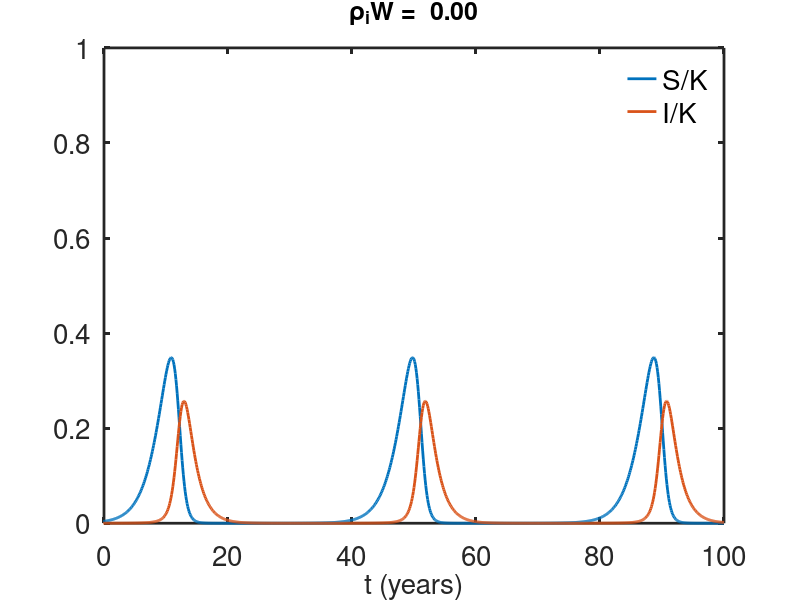
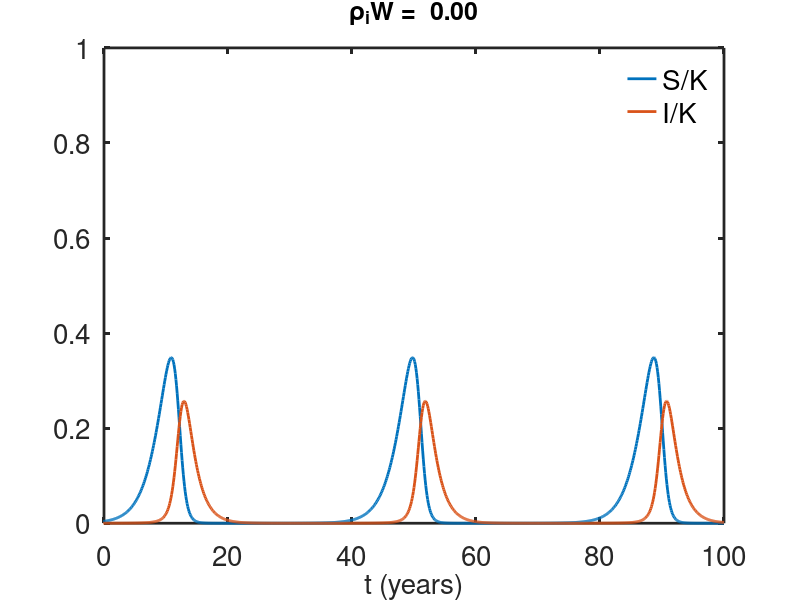
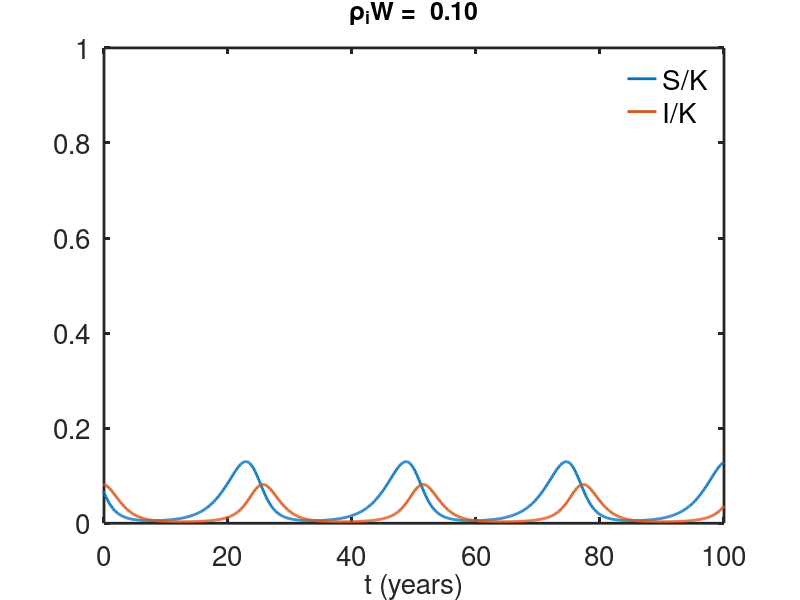
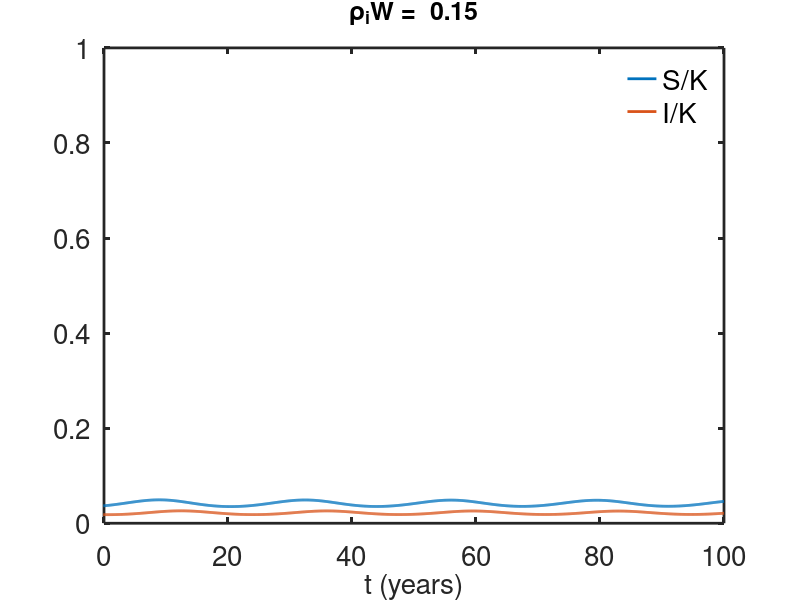

Write the MATLAB code that produced these figures, in order.
% chronic wasting disease ode model 
%figures 1 and 3 in "The effect of predation on the dynamics of
%Chronic Wasting Disease in deer" 
%updated so eps is eps1, as it is safer in MATLAB. 
function  desolver
clear all; clc; close all; 
global game gami K eps1  mue mui  rhosW rhoiW  r rhofac gam xiW xifac tend Wmx

set(0,                           ...
   'defaultaxesfontsize', 20,   ...
   'defaultaxeslinewidth', 2.0, ...
   'defaultlinelinewidth', 2.0, ...
   'defaultpatchlinewidth', 1.7);

% using new notation and new model with SI term
 formatSpecF = '%6.2f\n';
 % specify parameters
 d = 0.1;
 b = 0.6;
 r=b-d;
 
 mui = 0.6;
  
 mue=0.2;
 game = 1;  %wlog
 gami = 0.1;
  
 eps1 = 0.1 ;
  rhofac = 0.5;
 xifac=0; 
 
  K = 30;
   gam = eps1*game+gami*mue;
 % the list of rho_iW values
plist = [0,0,0.1,0.15, 0.5 ];
 
 figure(10)
 plot(K*ones(length(plist),1),plist,'*')
 hold on

for j = 1:length(plist)
    rhoiW = plist(j);   
    rhosW = rhoiW*rhofac;
    xiW = xifac*rhoiW;


 %specify the output points
t_start = -1500;
tstep = 0.1;
t_end = 100;
tend=t_end;
tspan = [t_start:tstep:t_end];

s0 = [K;0.01;0];  %  format s0 = [U;V;...] as a column vector
% integrate the ode's
[T,S] = ode23s(@deRHS,tspan, s0, odeset('maxstep',1));  
X = S(:,1);
Y = S(:,2);
E = S(:,3);
 % plot the time course of the solution  
figure(j)
plot(T,X/K,T,Y/K  , 'linewidth',2)
legend('boxoff')
legend('S/K','I/K','fontsize',20)
 xlabel('t (years)','fontsize',20)
  axis([0 tend 0 1])
  title( strcat('\rho_iW = ',sprintf(formatSpecF,rhoiW)),'fontsize',18)
  hold on

  % plot the I-S phase portrait of the solution
  figure(4+j)
plot( X/K, Y/K , 'linewidth',2)
%legend('S/K','I/K','E','fontsize',20)
 xlabel('S/K','fontsize',20)
 ylabel('I/K')
  title( strcat('\rho_iW = ',sprintf(formatSpecF,rhoiW)),'fontsize',18)
  
end
 
 %the bifurcation diagram
 
% the endemic curve
 
   rhoiW = 0:0.01:0.99;
   rhosW =  rhoiW*rhofac;
   xiW = xifac*rhoiW;
  
  Kt = r*mue*( mui  +  rhoiW)./( eps1.*(1+xiW)*game.*(r - rhosW) + gami*mue*r -  gami*mue*rhosW);
  
  figure(10)
plot( Kt, rhoiW , Kt,  r*ones(length(K),1)/rhofac)
hold on
 
 
xlabel('K')
ylabel('\rho_iW')
text(60,0.1,'III','fontsize',18)
text(60,0.5,'II','fontsize',18)

text(10, 0.9 ,'I','fontsize',18)

text(10,1.2,'IV','fontsize',18)
   %the Hopf bifurcation curve
  
  [kp,rhoiW] = meshgrid(0:.25:150,0:.01:1);
   
  Hc=Hpf(kp,rhoiW);
 
 figure(10)
 contour(kp,rhoiW,Hc,[0,0] ,'linewidth',2)
 
  axis([0 100 0 1]) 
 
hold off
 
end

%the right hand side for ode simulation:
function s_prime=deRHS(t,s)
global game gami K eps1  mue mui  rhosW rhoiW  r xiW
S = s(1);
II = s(2);
E = s(3);
 
fS= r*S*(1- (S+II)/K)-game*S*E -gami*S*II -rhosW*S;
                
fII=game*S*E+ gami*S*II -mui*II-rhoiW*II;
                  
fE=eps1*(1+xiW)*II-mue*E;

 s_prime = [fS,fII, fE]'  ;
end

% the Hopf bifurcation curve
function out = Hpf(K,rhoiW)
global  game gami  eps1  mue mui r rhofac xifac 
 rhosW=rhoiW*rhofac;
 xiW = xifac*rhoiW;
    gam = eps1*(1+xiW)*game+gami*mue;
 M = rhoiW+mui;
   beta = (M.*(3*mue+r - rhosW) + M.^2 +  mue^2);
  % this formula assumes xiW=0;
   c3=eps1*game.*gam.^2.*(r-rhosW).*(gam-M*gami);
   c2=-gam.*r.*(gami*mue.*(2*M.^2*gami*mue-3*gam.*M.^2-3*gam.*M*mue)+beta.*gam.^2);
   c1=-mue*r^2.*(gami*mue*(M.^2*gami*mue-3*gam.*M.^2-2*gam.*M*mue)+beta.*gam.^2);
   c0=-M.*r^3*mue^3.*(gam-M*gami);
   out = K.^3.*c3 +K.^2.*c2+K.*c1+c0;
 
end
 
